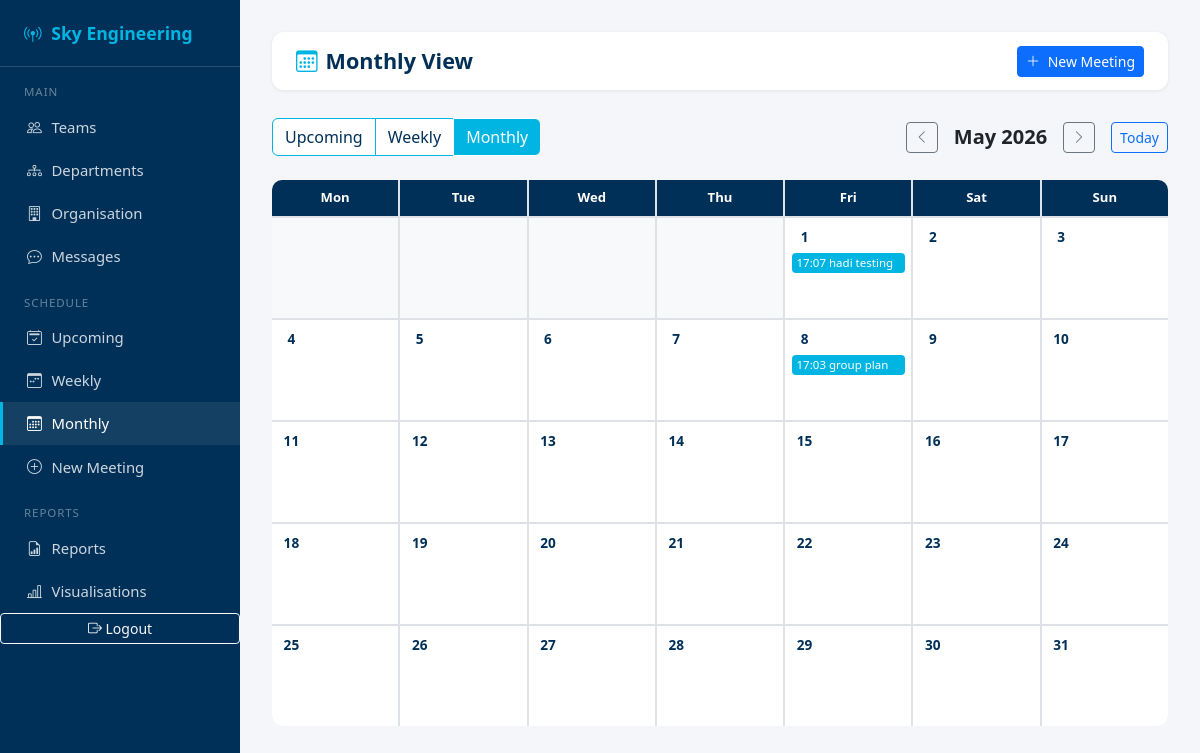
Page /schedule/monthly/?month_offset=1 (signed in) on the committed database.
### schedule/models.py (models this page shows, shortened)
class Meeting(models.Model):
    title        = models.CharField(max_length=200)
    platform     = models.CharField(max_length=50, choices=PLATFORM_CHOICES, default='teams')
    meeting_link = models.URLField(blank=True, null=True)
    date_time    = models.DateTimeField()
    duration     = models.PositiveIntegerField(help_text='Duration in minutes', default=30)
    agenda       = models.TextField(blank=True, null=True, help_text='Meeting agenda / message')
    status       = models.CharField(max_length=20, choices=STATUS_CHOICES, default='scheduled')
    organiser    = models.ForeignKey(
        User, on_delete=models.SET_NULL, null=True,
        related_name='organised_meetings'
    )
    attendees    = models.ManyToManyField(
        User, blank=True, related_name='attended_meetings'
    )
    created_at   = models.DateTimeField(auto_now_add=True)
    updated_at   = models.DateTimeField(auto_now=True)
    class Meta:
        ordering = ['date_time']

### schedule/views.py (the view)
# urls.py: path('monthly/',              views.monthly_view,    name='monthly'),
@login_required
def monthly_view(request):
    offset = int(request.GET.get('month_offset', 0))
    today  = date.today()
    month = today.month + offset
    year  = today.year
    while month > 12:
        month -= 12
        year  += 1
    while month < 1:
        month += 12
        year  -= 1
    first_day     = date(year, month, 1)
    _, days_count = calendar.monthrange(year, month)
    last_day      = date(year, month, days_count)
    meetings_qs = Meeting.objects.filter(
        date_time__date__range=[first_day, last_day]
    ).order_by('date_time')
    meetings_by_day = {}
    for m in meetings_qs:
        d = m.date_time.day
        meetings_by_day.setdefault(d, []).append(m)
    cal = calendar.monthcalendar(year, month)
    context = {
        'cal':             cal,
        'meetings_by_day': meetings_by_day,
        'month':           month,
        'year':            year,
        'month_name':      first_day.strftime('%B %Y'),
        'month_offset':    offset,
        'prev_offset':     offset - 1,
        'next_offset':     offset + 1,
        'today':           today,
        'day_names':       ['Mon', 'Tue', 'Wed', 'Thu', 'Fri', 'Sat', 'Sun'],
    }
    return render(request, 'schedule/monthly.html', context)

### schedule/templatetags/schedule_extras.py (called while the page is built)
@register.filter
def get_item(dictionary, key):
    return dictionary.get(key, [])

### schedule/templates/schedule/monthly.html (shortened to what this page needs)
{% extends 'schedule/base_schedule.html' %}
{% load schedule_extras %}
{% block content %}
<div class="top-bar">
  <h1><i class="bi bi-calendar3 me-2" style="color:var(--sky-blue)"></i>Monthly View</h1>
  <a href="{% url 'schedule:create' %}" class="btn btn-primary btn-sm">
    <i class="bi bi-plus-lg me-1"></i> New Meeting
  </a>
</div>
<div class="d-flex align-items-center justify-content-between mb-4">
  <div class="btn-group">
    <a href="{% url 'schedule:home' %}"    class="btn btn-sky">Upcoming</a>
    <a href="{% url 'schedule:weekly' %}"  class="btn btn-sky">Weekly</a>
    <a href="{% url 'schedule:monthly' %}" class="btn btn-sky active">Monthly</a>
  </div>
  <div class="d-flex align-items-center gap-3">
    <a href="?month_offset={{ prev_offset }}" class="btn btn-outline-secondary btn-sm">
      <i class="bi bi-chevron-left"></i>
    </a>
    <span class="fw-semibold fs-5">{{ month_name }}</span>
    <a href="?month_offset={{ next_offset }}" class="btn btn-outline-secondary btn-sm">
      <i class="bi bi-chevron-right"></i>
    </a>
    <a href="?month_offset=0" class="btn btn-sm btn-outline-primary">Today</a>
  </div>
</div>
<div class="cal-grid">
{% for day_name in day_names %}
  <div class="cal-header-cell">{{ day_name }}</div>
{% endfor %}
  {% for week in cal %}
    {% for day in week %}
      {% if day == 0 %}
        <div class="cal-cell empty"></div>
      {% else %}
        <div class="cal-cell {% if day == today.day and month == today.month and year == today.year %}today{% endif %}">
          <span class="cal-day-num">{{ day }}</span>
          {% with day_meetings=meetings_by_day|get_item:day %}
            {% if day_meetings %}
              {% for m in day_meetings %}
                <a href="{% url 'schedule:detail' m.pk %}"
                   class="cal-event {% if m.status == 'cancelled' %}cancelled{% endif %}"
                   title="{{ m.title }} – {{ m.date_time|time:'H:i' }}">
                  {{ m.date_time|time:"H:i" }} {{ m.title|truncatechars:14 }}
                </a>
              {% endfor %}
            {% endif %}
          {% endwith %}
        </div>
      {% endif %}
    {% endfor %}
  {% endfor %}
</div>
{% endblock %}

### schedule/templates/schedule/base_schedule.html (style rules this page uses)
:root { --sky-blue: #00b5e2; --sky-dark: #003057; --sky-light: #e8f7fc; --sidebar-w: 240px; }
body { background: #f4f6f9; font-family: 'Segoe UI', sans-serif; }
.top-bar { background: #fff; border-radius: 12px; padding: .85rem 1.5rem; margin-bottom: 1.75rem; display: flex; align-items: center; justify-content: space-between; box-shadow: 0 1px 4px rgba(0,0,0,.07); }
.top-bar h1 { font-size: 1.35rem; font-weight: 700; color: var(--sky-dark); margin: 0; }

### schedule/templates/schedule/monthly.html (style rules this page uses)
.cal-grid { display: grid; grid-template-columns: repeat(7, 1fr); gap: 2px; background: #dee2e6; border-radius: 10px; overflow: hidden; }
.cal-header-cell { background: var(--sky-dark); color: #fff; text-align: center; padding: .5rem 0; font-size: .82rem; font-weight: 600; }
.cal-cell { background: #fff; min-height: 100px; padding: .4rem; vertical-align: top; position: relative; }
.cal-cell.empty { background: #f8f9fa; }
.cal-day-num { font-size: .85rem; font-weight: 700; color: var(--sky-dark); display: inline-block; width: 26px; height: 26px; line-height: 26px; text-align: center; border-radius: 50%; }
.cal-event { background: var(--sky-blue); color: #fff; border-radius: 4px; padding: 1px 5px; font-size: .72rem; margin-top: 3px; white-space: nowrap; overflow: hidden; text-overflow: ellipsis; display: block; text-decoration: none; }
.btn-sky { background:#fff; border:1px solid var(--sky-blue); color:var(--sky-dark); }
.btn-sky.active { background:var(--sky-blue); color:#fff; }

### rows in the picture
Meeting: date_time "17:07", title "hadi testing"
Meeting: date_time "17:03", title "group plan"

### other values in the picture
{{ day_name }} "Mon" "Tue" "Wed" "Thu" "Fri" "Sat" "Sun"
{{ day }} "1" "2" "3" "4" "5" "6" "7" "8" "9" "10" "11" "12" "13" "14" "15" "16" "17" "18" "19" "20" "21" "22" "23" "24" "25" "26" "27" "28" "29" "30" "31"
